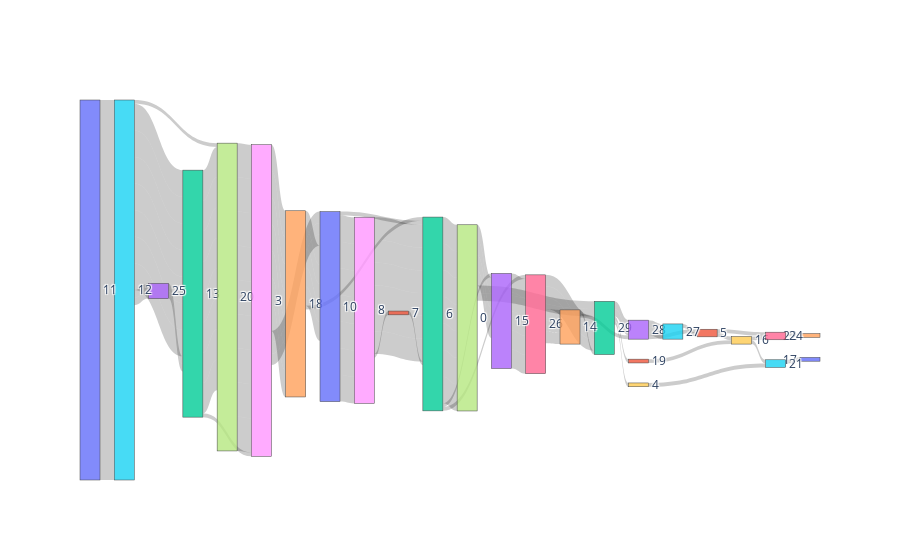

The cell this chart's notebook holds for it:
### Code cell
import plotly.graph_objects as go
from collections import Counter

# Step 1: Extract Sequences from event columns
event_columns = [col for col in feature_df_filtered.columns if 'concept:name' in col]  # Filter for event-related columns
sequences = []

# For each row in feature_df, extract the sequence of events
for _, row in feature_df_filtered.iterrows():
    events = [col.split('concept:name_')[1] for col in event_columns if row[col] == 1.0]  # Get events with 1.0 value
    sequences.append('->'.join(events))  # Join events into a sequence

# Step 2: Add sequences to the dataframe (this will be useful for visualization)
feature_df_filtered['Sequence'] = sequences

# Step 3: Get the most common sequence per cluster 
cluster_sequences = feature_df_filtered.groupby("Cluster")["Sequence"].agg(lambda x: x.mode()[0])

# Step 4: Count the occurrences of each sequence (for Sankey diagram links)
cluster_counts = Counter(cluster_sequences)

# Step 5: Prepare data for Sankey diagram (convert sequences into sources and targets)
sources, targets = [], []

for trace in cluster_sequences.values:
    steps = trace.split("->")  # Split sequence into individual steps
    for i in range(len(steps) - 1):
        sources.append(steps[i])
        targets.append(steps[i + 1])

# Convert sources and targets to indices (for Sankey diagram nodes)
all_nodes = list(set(sources + targets))  # All unique nodes (steps)
source_indices = [all_nodes.index(s) for s in sources]
target_indices = [all_nodes.index(t) for t in targets]

# Step 6: Count the frequency of each link (source -> target pair)
link_counts = Counter(zip(sources, targets))
values = [link_counts[(source, target)] for source, target in zip(sources, targets)]

# Step 7: Create the Sankey diagram
fig = go.Figure(go.Sankey(
    node=dict(label=all_nodes),
    link=dict(source=source_indices, target=target_indices, value=values)
))

fig.show()

### Figure 1 — Plotly figure (JSON) as saved in the notebook; plotly's stock layout.template omitted (floating-point values rounded to 4 significant figures)
{"data": [{"link": {"source": [10, 5, 3, 2, 7, 8, 14, 22, 13, 6, 12, 23, 25, 1, 16, 10, 5, 2, 7, 8, 14, 20, 18, 22, 17, 13, 6, 12, 23, 10, 5, 3, 2, 7, 8, 14, 20, 18, 22, 17, 13, 6, 24, 10, 5, 2, 7, 8, 20, 18, 22, 17, 13, 6, 24, 23, 1, 9, 15, 10, 5, 2, 7, 8, 14, 20, 22, 17, 13, 6, 12, 19, 10, 5, 2, 7, 8, 20, 18, 22, 10, 5, 2, 7, 8, 10, 5, 7, 8, 14, 20, 18, 11, 22, 17, 12, 21, 9, 10, 5, 2, 8, 20, 18, 22, 6, 10, 5, 2, 7, 8, 14, 20, 18, 22, 17], "target": [5, 3, 2, 7, 8, 14, 22, 13, 6, 12, 23, 25, 1, 16, 4, 5, 2, 7, 8, 14, 20, 18, 22, 17, 13, 6, 12, 23, 25, 5, 3, 2, 7, 8, 14, 20, 18, 22, 17, 13, 6, 24, 12, 5, 2, 7, 8, 20, 18, 22, 17, 13, 6, 24, 23, 1, 9, 15, 0, 5, 2, 7, 8, 14, 20, 22, 17, 13, 6, 12, 19, 15, 5, 2, 7, 8, 20, 18, 22, 17, 5, 2, 7, 8, 14, 5, 7, 8, 14, 20, 18, 11, 22, 17, 12, 21, 9, 16, 5, 2, 8, 20, 18, 22, 6, 24, 5, 2, 7, 8, 14, 20, 18, 22, 17, 12], "value": [10, 2, 2, 8, 9, 7, 1, 1, 5, 3, 2, 2, 1, 1, 1, 10, 7, 8, 9, 7, 5, 7, 6, 7, 4, 5, 3, 2, 2, 10, 2, 2, 8, 9, 7, 5, 7, 6, 7, 4, 5, 3, 1, 10, 7, 8, 9, 3, 7, 6, 7, 4, 5, 3, 1, 1, 1, 1, 1, 10, 7, 8, 9, 7, 5, 1, 7, 4, 5, 3, 1, 1, 10, 7, 8, 9, 3, 7, 6, 7, 10, 7, 8, 9, 7, 10, 1, 9, 7, 5, 7, 1, 1, 7, 2, 1, 1, 1, 10, 7, 1, 3, 7, 6, 1, 3, 10, 7, 8, 9, 7, 5, 7, 6, 7, 2]}, "node": {"label": ["17", "5", "13", "25", "22", "12", "26", "20", "3", "16", "11", "7", "29", "15", "18", "21", "24", "0", "8", "4", "10", "19", "6", "28", "14", "27"]}, "type": "sankey"}], "layout": {}}
